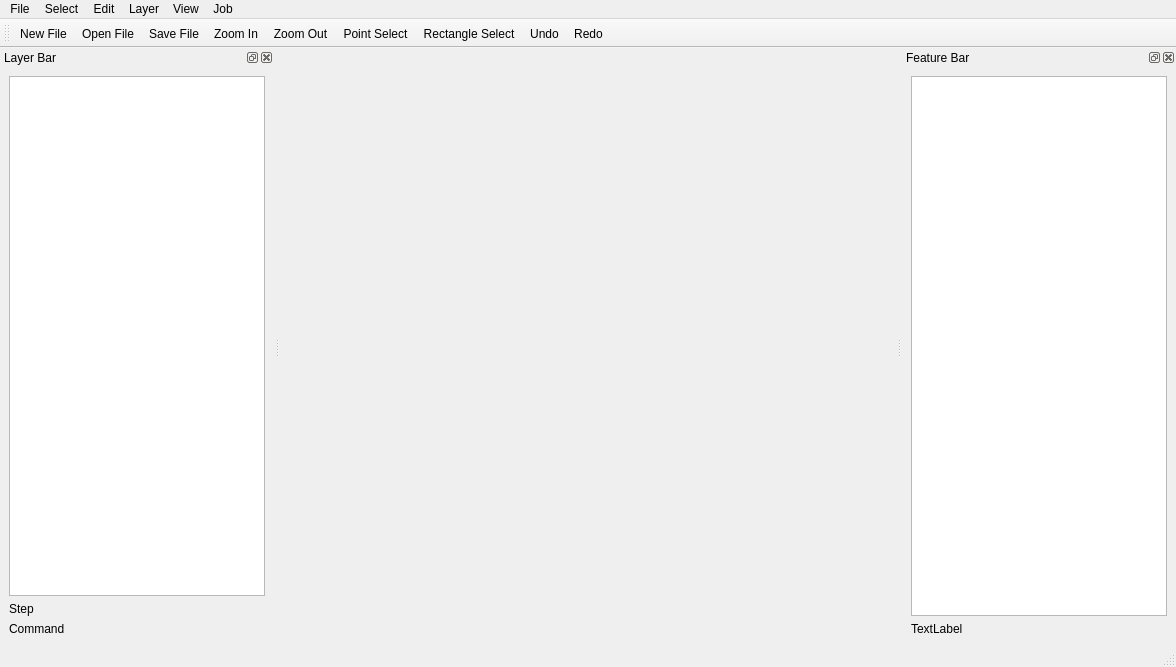
<?xml version="1.0" encoding="UTF-8"?>
<ui version="4.0">
 <class>MainWindow</class>
 <widget class="QMainWindow" name="MainWindow">
  <property name="geometry">
   <rect>
    <x>0</x>
    <y>0</y>
    <width>1176</width>
    <height>667</height>
   </rect>
  </property>
  <property name="windowTitle">
   <string>MainWindow</string>
  </property>
  <widget class="QWidget" name="centralwidget"/>
  <widget class="QMenuBar" name="menubar">
   <property name="geometry">
    <rect>
     <x>0</x>
     <y>0</y>
     <width>1176</width>
     <height>20</height>
    </rect>
   </property>
   <widget class="QMenu" name="menuFile">
    <property name="title">
     <string>File</string>
    </property>
    <addaction name="actionNew_File"/>
    <addaction name="actionOpen_File"/>
    <addaction name="actionSave_File"/>
   </widget>
   <widget class="QMenu" name="menuSelect">
    <property name="title">
     <string>Select</string>
    </property>
    <addaction name="actionPoint_Select"/>
    <addaction name="actionRectangle_Select"/>
   </widget>
   <widget class="QMenu" name="menuEdit">
    <property name="title">
     <string>Edit</string>
    </property>
    <addaction name="actionAdd_Pad"/>
    <addaction name="actionAdd_Line"/>
    <addaction name="actionDelete_Feature"/>
    <addaction name="actionUndo"/>
    <addaction name="actionRedo"/>
   </widget>
   <widget class="QMenu" name="menuLayer">
    <property name="title">
     <string>Layer</string>
    </property>
    <addaction name="actionAdd_Layer"/>
   </widget>
   <widget class="QMenu" name="menuView">
    <property name="title">
     <string>View</string>
    </property>
    <addaction name="actionZoom_In"/>
    <addaction name="actionZoom_Out"/>
   </widget>
   <widget class="QMenu" name="menuJob">
    <property name="title">
     <string>Job</string>
    </property>
    <addaction name="actionChange_Job_Name"/>
   </widget>
   <addaction name="menuFile"/>
   <addaction name="menuSelect"/>
   <addaction name="menuEdit"/>
   <addaction name="menuLayer"/>
   <addaction name="menuView"/>
   <addaction name="menuJob"/>
  </widget>
  <widget class="QStatusBar" name="statusbar"/>
  <widget class="QToolBar" name="toolBar">
   <property name="windowTitle">
    <string>toolBar</string>
   </property>
   <attribute name="toolBarArea">
    <enum>TopToolBarArea</enum>
   </attribute>
   <attribute name="toolBarBreak">
    <bool>false</bool>
   </attribute>
   <addaction name="actionNew_File"/>
   <addaction name="actionOpen_File"/>
   <addaction name="actionSave_File"/>
   <addaction name="actionZoom_In"/>
   <addaction name="actionZoom_Out"/>
   <addaction name="actionPoint_Select"/>
   <addaction name="actionRectangle_Select"/>
   <addaction name="actionUndo"/>
   <addaction name="actionRedo"/>
  </widget>
  <widget class="QDockWidget" name="dockWidget">
   <property name="windowTitle">
    <string>Layer Bar</string>
   </property>
   <attribute name="dockWidgetArea">
    <number>1</number>
   </attribute>
   <widget class="QWidget" name="dockWidgetContents">
    <layout class="QGridLayout" name="gridLayout">
     <item row="2" column="0">
      <widget class="QLabel" name="currentCommand">
       <property name="text">
        <string>Command</string>
       </property>
      </widget>
     </item>
     <item row="0" column="0">
      <widget class="QTableView" name="layer_list_view"/>
     </item>
     <item row="1" column="0">
      <widget class="QLabel" name="currentStep">
       <property name="text">
        <string>Step</string>
       </property>
      </widget>
     </item>
    </layout>
   </widget>
  </widget>
  <widget class="QDockWidget" name="dockWidget_2">
   <property name="windowTitle">
    <string>Feature Bar</string>
   </property>
   <attribute name="dockWidgetArea">
    <number>2</number>
   </attribute>
   <widget class="QWidget" name="dockWidgetContents_2">
    <layout class="QGridLayout" name="gridLayout_2">
     <item row="0" column="0">
      <widget class="QTableView" name="feature_list_view"/>
     </item>
     <item row="1" column="0">
      <widget class="QLabel" name="curMousePosition_label">
       <property name="text">
        <string>TextLabel</string>
       </property>
      </widget>
     </item>
    </layout>
   </widget>
  </widget>
  <action name="actionNew_File">
   <property name="icon">
    <iconset resource="Images.qrc">
     <normaloff>:/New File.png</normaloff>:/New File.png</iconset>
   </property>
   <property name="text">
    <string>New File</string>
   </property>
  </action>
  <action name="actionOpen_File">
   <property name="icon">
    <iconset resource="Images.qrc">
     <normaloff>:/Open File.png</normaloff>:/Open File.png</iconset>
   </property>
   <property name="text">
    <string>Open File</string>
   </property>
  </action>
  <action name="actionSave_File">
   <property name="icon">
    <iconset resource="Images.qrc">
     <normaloff>:/Save File.png</normaloff>:/Save File.png</iconset>
   </property>
   <property name="text">
    <string>Save File</string>
   </property>
  </action>
  <action name="actionPoint_Select">
   <property name="icon">
    <iconset resource="Images.qrc">
     <normaloff>:/point select.png</normaloff>:/point select.png</iconset>
   </property>
   <property name="text">
    <string>Point Select</string>
   </property>
  </action>
  <action name="actionRectangle_Select">
   <property name="icon">
    <iconset resource="Images.qrc">
     <normaloff>:/rectangle select.png</normaloff>:/rectangle select.png</iconset>
   </property>
   <property name="text">
    <string>Rectangle Select</string>
   </property>
  </action>
  <action name="actionAdd_Pad">
   <property name="icon">
    <iconset resource="Images.qrc">
     <normaloff>:/pad.png</normaloff>:/pad.png</iconset>
   </property>
   <property name="text">
    <string>Add Pad</string>
   </property>
  </action>
  <action name="actionAdd_Line">
   <property name="icon">
    <iconset resource="Images.qrc">
     <normaloff>:/line.png</normaloff>:/line.png</iconset>
   </property>
   <property name="text">
    <string>Add Line</string>
   </property>
  </action>
  <action name="actionDelete_Feature">
   <property name="icon">
    <iconset resource="Images.qrc">
     <normaloff>:/Feature Delete.png</normaloff>:/Feature Delete.png</iconset>
   </property>
   <property name="text">
    <string>Delete Feature</string>
   </property>
  </action>
  <action name="actionUndo">
   <property name="icon">
    <iconset resource="Images.qrc">
     <normaloff>:/Undo.png</normaloff>:/Undo.png</iconset>
   </property>
   <property name="text">
    <string>Undo</string>
   </property>
  </action>
  <action name="actionRedo">
   <property name="icon">
    <iconset resource="Images.qrc">
     <normaloff>:/Redo.png</normaloff>:/Redo.png</iconset>
   </property>
   <property name="text">
    <string>Redo</string>
   </property>
  </action>
  <action name="actionAdd_Layer">
   <property name="icon">
    <iconset resource="Images.qrc">
     <normaloff>:/add Layer.png</normaloff>:/add Layer.png</iconset>
   </property>
   <property name="text">
    <string>Add Layer</string>
   </property>
  </action>
  <action name="actionZoom_In">
   <property name="icon">
    <iconset resource="Images.qrc">
     <normaloff>:/Zoom In.png</normaloff>:/Zoom In.png</iconset>
   </property>
   <property name="text">
    <string>Zoom In</string>
   </property>
  </action>
  <action name="actionZoom_Out">
   <property name="icon">
    <iconset resource="Images.qrc">
     <normaloff>:/Zoom Out.png</normaloff>:/Zoom Out.png</iconset>
   </property>
   <property name="text">
    <string>Zoom Out</string>
   </property>
  </action>
  <action name="actionChange_Job_Name">
   <property name="icon">
    <iconset resource="Images.qrc">
     <normaloff>:/change JobName.png</normaloff>:/change JobName.png</iconset>
   </property>
   <property name="text">
    <string>Change Job Name</string>
   </property>
  </action>
 </widget>
 <resources>
  <include location="Images.qrc"/>
 </resources>
 <connections/>
</ui>
